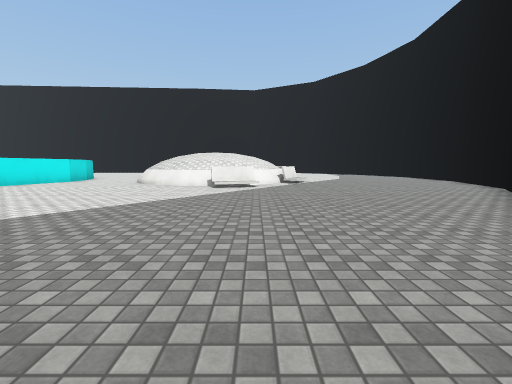
[1] (above)

24 first-person views from a walk through a Unity game level. The camera is 1.3 m above the floor, tilts 6° down and sees 90° across. The floor is counted in squares, 2 m on a side. Each view is taken from the middle of a square. On the plan, view 1 faces up. The plan holds only what a view shows up to about 9 squares ahead; the rest is blank. The place goes on beyond the plan. Surface patterns are stand-ins for the level's own textures.

[2]
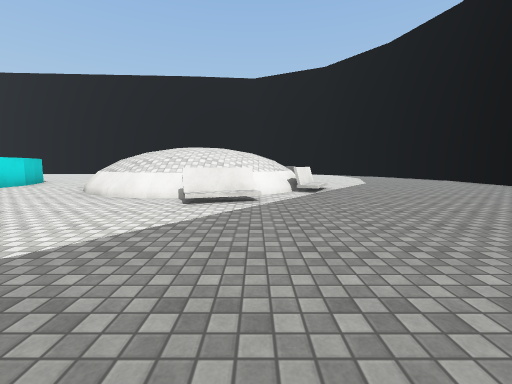

[3]
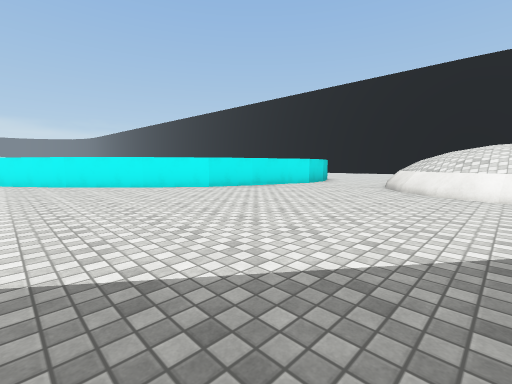

[4]
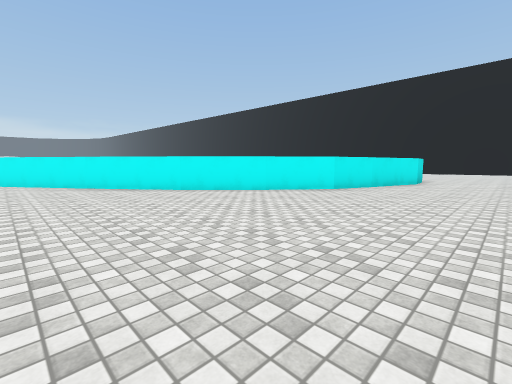

[5]
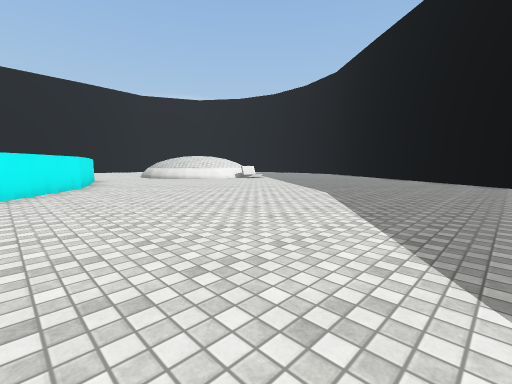

[6]
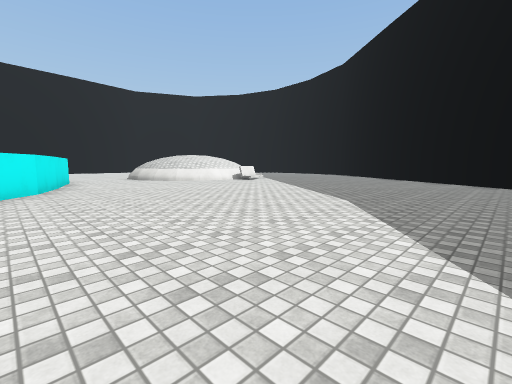

[7]
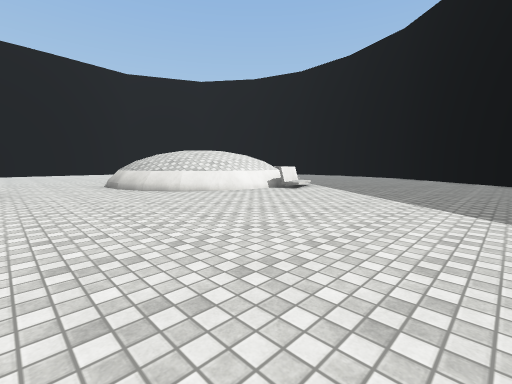

[8]
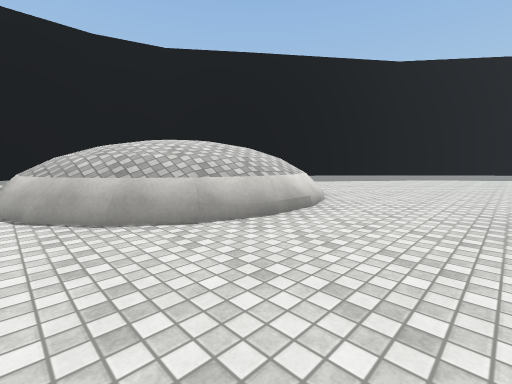

[9]
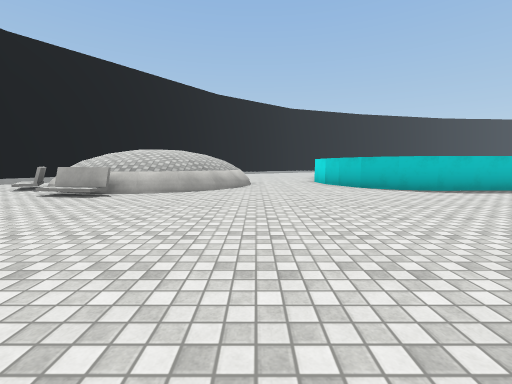

[10]
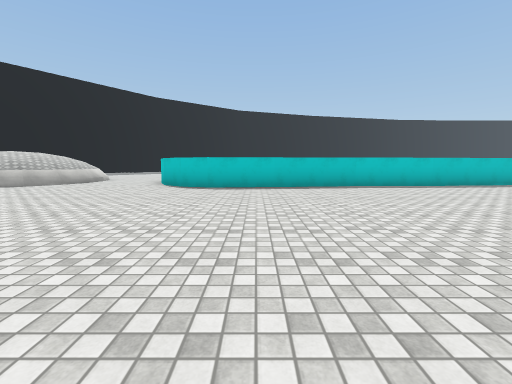

[11]
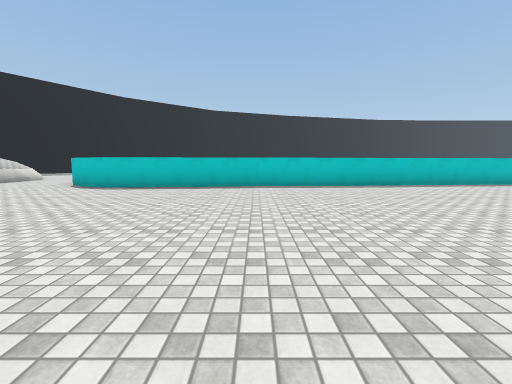

[12]
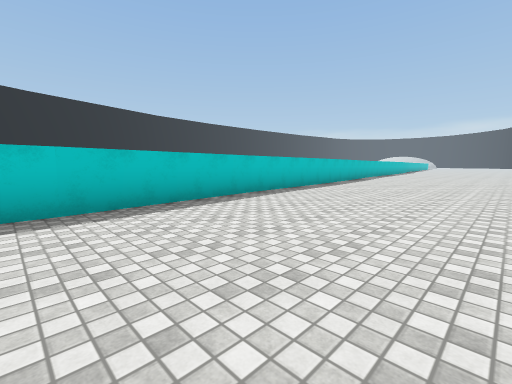

[13]
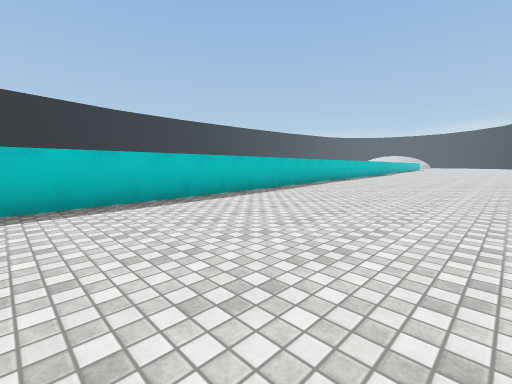

[14]
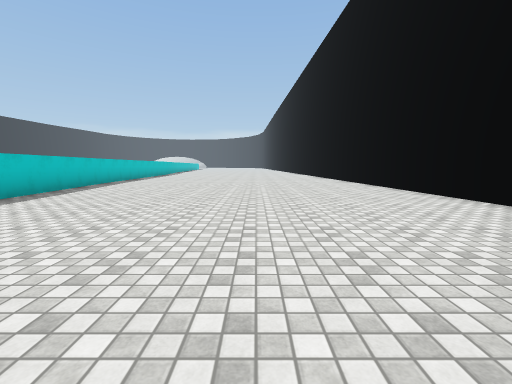

[15]
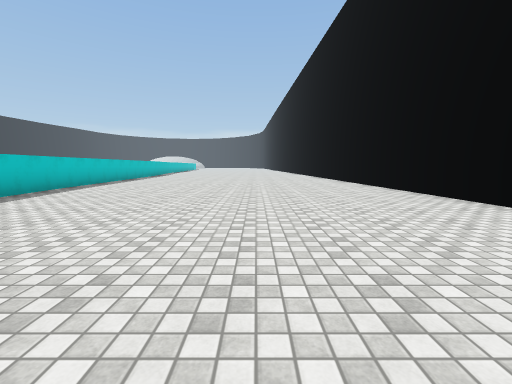

[16]
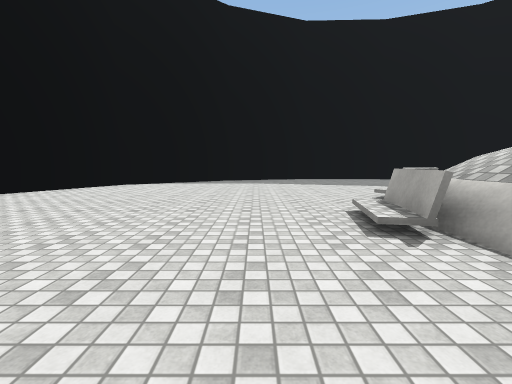

[17]
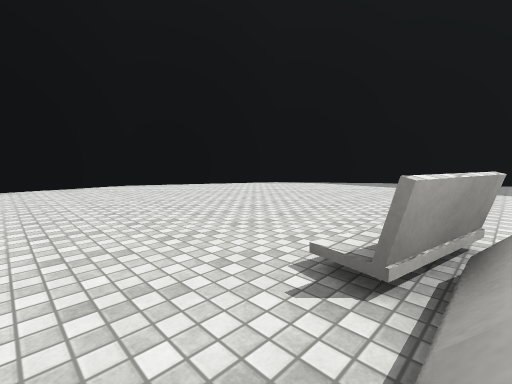

[18]
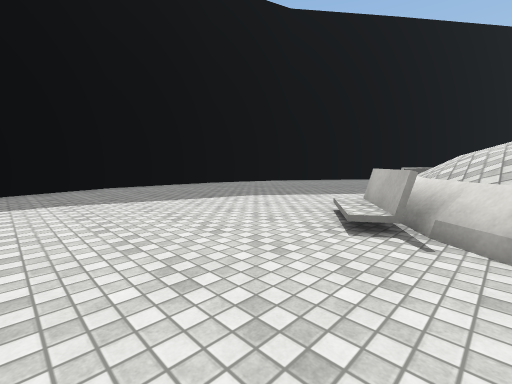

[19]
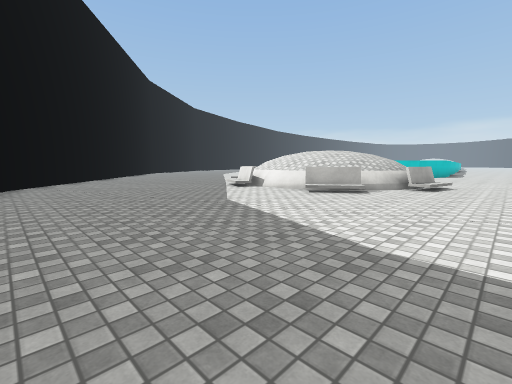

[20]
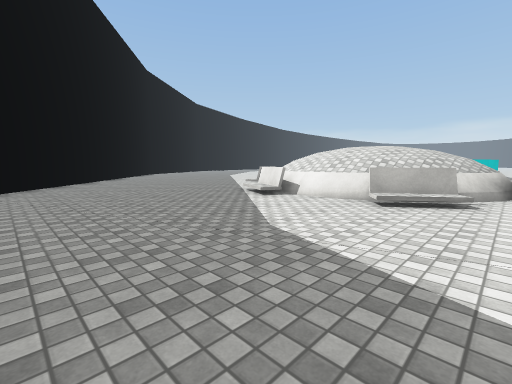

[21]
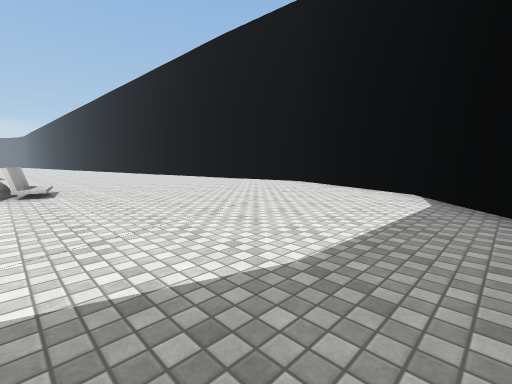

[22]
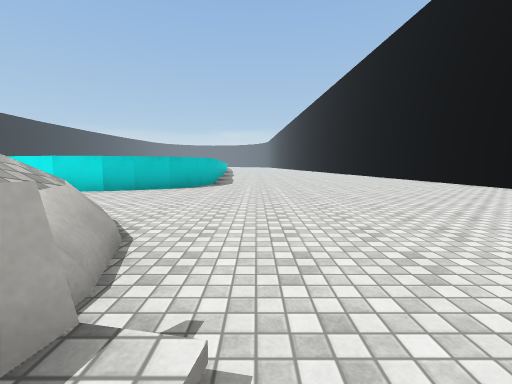

[23]
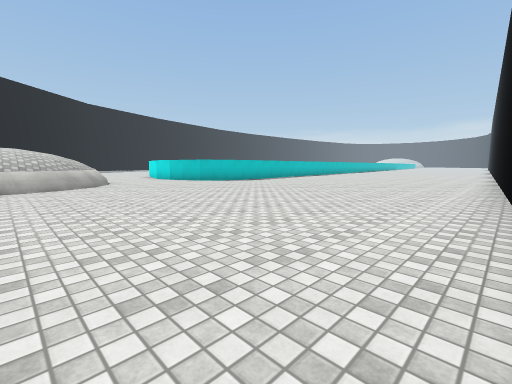

[24]
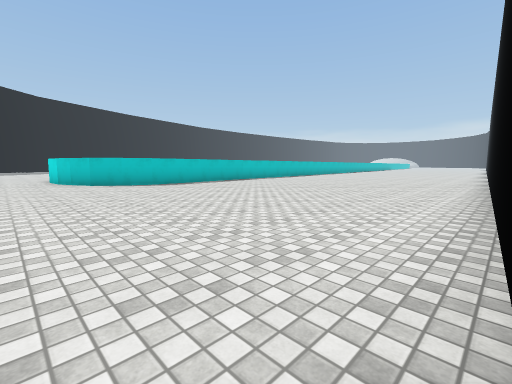

### Floor plan
Points are (right, up) in squares from view 1. A wall is a line through its corners. A room is listed if a view was taken in it or the views show most of it. See-through windows are left out.
Room 1 (views 1, 2, 3, 4, 5, 6, 7, 8, 9, 10, 11, 12, 13, 14, 15, 16, 17, 18, 19, 20, 21, 22, 23, 24)
walls: (-7.9, 7.8) (-8.5, 6.3); (-8.4, 6.5) (-9.6, 4.9); (-9.5, 5) (-11.2, 3.3); (-0.3, 14.1) (-1.8, 14.4) (-0.4, 14.2); (-14.1, 13.3) (-9.6, 13.5) (-8.7, 13.3) (-8, 12.6) (-7.4, 11.3) (-7.3, 10.1) (-7.9, 7.7); (0, 8.1) (-1.4, 7.6); (0.4, 13.2) (0.9, 13.5); (0.6, 13.4) (1.5, 12.2); (-11.1, 3.4) (-15.7, -0.1); (-16.5, 13) (-14, 13.1); (-8, 22) (-16, 21.6); (3.7, 3) (6.9, 7.1) (7.6, 9.1); (-0.1, 22.5) (-3, 22.3); (-0.2, -2) (2, 0.9); (5.1, 19.6) (4.5, 20.4) (-0.2, 22.7); (8, 11) (8.1, 13.8) (7.1, 16.7); (-23.6, 12.2) (-16.4, 13); (-25, 21) (-32.1, 20.6); (-32, 11.3) (-23.5, 12.5)
low walls: (-4.6, 11.4) (-4.3, 12.3) (-3.9, 12.9) (-3.1, 13.5); (-4.4, 10.5) (-4.5, 11.5); (-4.6, 12.3) (-4, 13.2) (-3.4, 13.6); (-3.3, 8.5) (-3.8, 8.8) (-4.4, 9.6); (-2.9, 8.4) (-3.8, 9.1) (-4.2, 9.6) (-4.6, 10.7); (-2.5, 13.7) (-2.2, 13.8) (-1.1, 13.8) (-0.5, 13.6); (-2.6, 13.9) (-2.1, 14.1); (-2.3, 13.9) (-1.3, 14); (-2, 8.2) (-2.6, 8.4); (-1.2, 14.1) (-2.3, 14); (-1.1, 8) (-2.1, 8) (-2.6, 8.2); (-0.3, 13.7) (0.4, 13.2); (0.3, 13.1) (0.9, 12.3) (1.2, 11.5) (1.2, 10.8) (0.9, 9.8) (0.6, 9.5); (0.5, 9.1) (-0.2, 8.6) (-1.2, 8.2) (-2.1, 8.2); (0.4, 13.4) (0.7, 13); (0.6, 8.9) (0, 8.5); (0.2, 7.6) (-0.3, 7.5); (1.1, 12.2) (1.3, 11.7) (1.3, 10.5) (1.2, 10.2); (1.5, 10.2) (1.1, 9.5)

Positions as (right, up) in squares from view 1, and headings:
1: (0, 0), facing up
2: (0, 3), facing up
3: (-2, 2), facing up-left
4: (-5, 0), facing up-left
5: (-10, -2), facing up-right
6: (-9, -1), facing up-right
7: (-7, 3), facing up-right
8: (-7, 14), facing down-right
9: (-5, 20), facing down
10: (-11, 21), facing down
11: (-14, 21), facing down
12: (-16, 17), facing down-left
13: (-21, 17), facing down-left
14: (-21, 17), facing left
15: (-23, 17), facing left
16: (-4, 16), facing right
17: (-3, 14), facing up-right
18: (0, 16), facing down-right
19: (7, 16), facing down-left
20: (6, 14), facing down-left
21: (6, 14), facing up-left
22: (-1, 15), facing left
23: (-2, 22), facing down-left
24: (-6, 22), facing down-left
